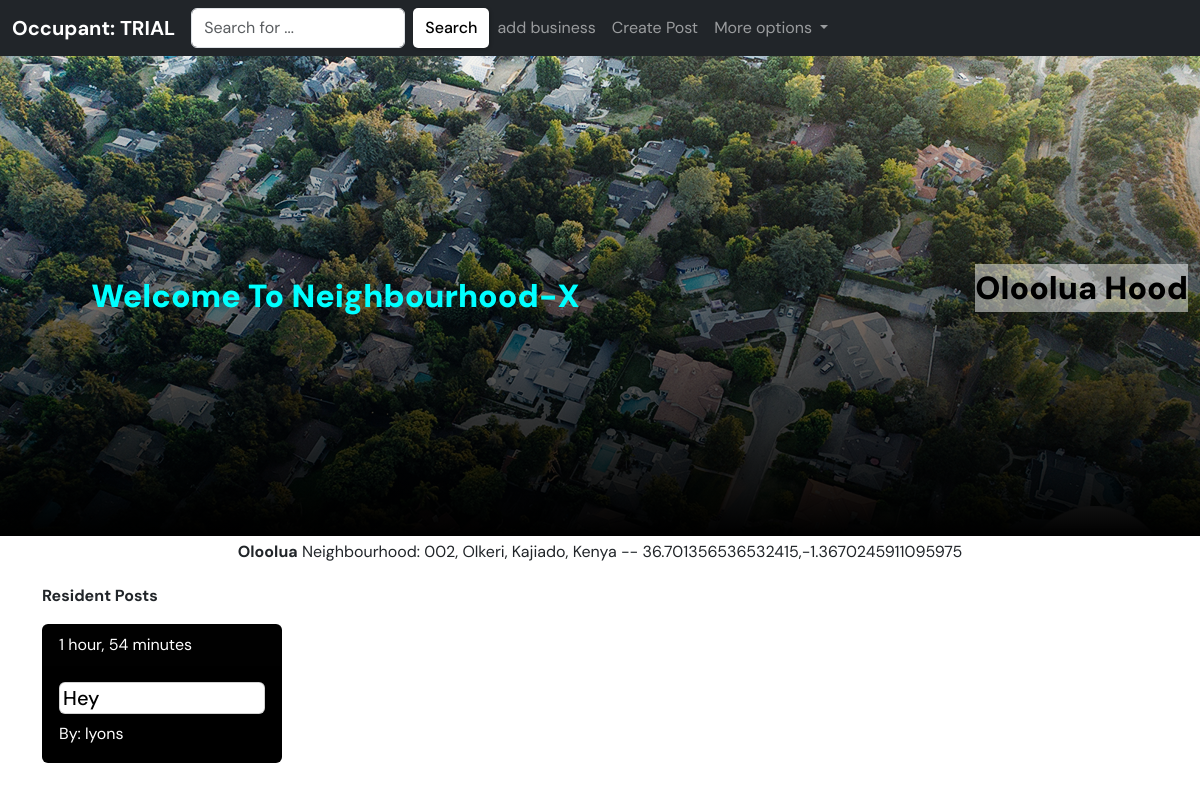
Page /resident-dashboard/ (signed in) on the earlier database version.
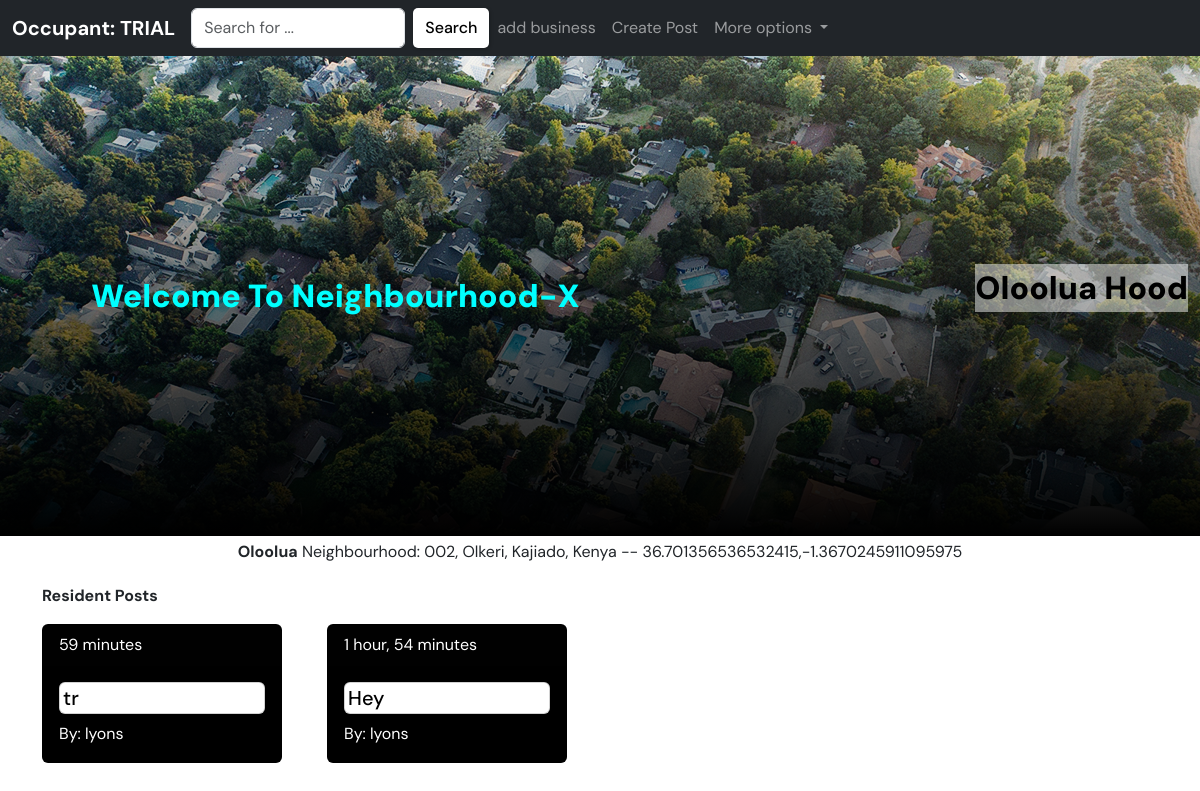
Same page on the later database version.
### neighbourhoodx/models.py (models this page shows, shortened)
class Post(models.Model):
    poster = models.ForeignKey(User, on_delete=models.SET_NULL, null=True)
    neighbourhood = models.ForeignKey(Neighbourhood, on_delete=models.CASCADE)
    body = models.TextField()
    posted = models.DateTimeField(auto_now_add=True)
    class Meta:
        verbose_name = 'Post'
        verbose_name_plural = 'Posts'
        ordering = ['-posted']

### neighbourhoodx/views.py (the view)
# urls.py: path('resident-dashboard/', views.residentDashboard, name="residentDashboard"),
@login_required(login_url='login')
def residentDashboard(request):
    user = request.user
    resident = Member.objects.get(user = user)
    get_neighbourhood = resident.neighbourhood
    if get_neighbourhood != None:
        posts = get_neighbourhood.post_set.all()
        n_long = get_neighbourhood.location[0]
        n_lat = get_neighbourhood.location[1]
        social_services = SocialServices.objects.filter(neighbourhood = get_neighbourhood)
        businesses = Business.objects.filter(neighbourhood = get_neighbourhood)
        print(social_services)
        banks = SocialServices.objects.filter(neighbourhood = get_neighbourhood, category = 'bank')
        fires = SocialServices.objects.filter(neighbourhood = get_neighbourhood, category = 'fire')
        polices = SocialServices.objects.filter(neighbourhood = get_neighbourhood, category = 'police')
        hospitals = SocialServices.objects.filter(neighbourhood = get_neighbourhood, category = 'hospital')
        print(hospitals)
        schools = SocialServices.objects.filter(neighbourhood = get_neighbourhood, category = 'school')
        m = folium.Map(location=[n_lat, n_long], zoom_start=10)
        try:
            get_home = resident.home_location
        except:
            pass
        if get_home != None:
            gh_long = get_home[0]
            gh_lat = get_home[1]
            folium.Marker([gh_lat, gh_long],
                popup=f'<p><strong>resident-name: {resident.user.username}</strong></p> <p>contact: 0708957380</p>',
                tooltip='Click here for more',
                icon=folium.Icon(color='blue', icon='pushpin',)
                ).add_to(m),
        residents = get_neighbourhood.member_set.all()
        if residents != None:
            for resident in residents:
                if resident.user == request.user:
                    pass
                else:
                    r_long = resident.home_location[0]
                    r_lat = resident.home_location[1]
                    folium.Marker([r_lat, r_long],
                        popup=f'<p><strong>resident-name: {resident.user.username}</strong></p> <p>contact: 0708957380</p>',
                        tooltip='Click here for more',
                        icon=folium.Icon(color='blue', icon='user',)
                        ).add_to(m),
        folium.Marker([n_lat, n_long],
            popup=f'<strong>{user.username}</strong> Neighbourhood <p>where you belong</p>',
            tooltip='Click here for more',
            icon=folium.Icon(icon='home', color='blue')
            ).add_to(m)
        folium.CircleMarker(
            [n_lat, n_long],
            tooltip=f'<strong>{get_neighbourhood.name}</strong> Neighbourhood',
            popup='base',
            radius = 100,
            color='blue',
            fill=True,
            fill_color='aqua'
            ).add_to(m)
        if businesses != None:
            for business in businesses:
                b_long = business.location[0]
                b_lat = business.location[1]
                folium.Marker([b_lat, b_long],
                    popup=f'<strong>{business.name}</strong>',
                    tooltip='Click here for more',
                    icon=folium.Icon(color='red', icon='shopping-cart',)
                    ).add_to(m),
        if banks != None:
            for bank in banks:
                b_long = bank.location[0]
                b_lat = bank.location[1]
                folium.Marker([b_lat, b_long],
                    popup=f'<p style="width:10rem;"><strong>Name: {bank.name}</strong></p> <span>Category: {bank.category}</span> <p>Hotline: <strong>{bank.hotline}</strong></p> ',
                    tooltip='Click here for more',
                    icon=folium.Icon(color='orange', icon='credit-card')
                    ).add_to(m),
        if fires != None:
            for fire in fires:
                f_long = fire.location[0]
                f_lat = fire.location[1]
                folium.Marker([f_lat, f_long],
                    popup=f'<p style="width:10rem;"><strong>Name: {fire.name}</strong></p> <span>Category: {fire.category}</span> <p>Hotline: <strong>{fire.hotline}</strong></p>',
                    tooltip='Click here for more',
                    icon=folium.Icon(color='red', icon='fire')
                    ).add_to(m),
        if polices != None:
            for police in polices:
                p_long = police.location[0]
                p_lat = police.location[1]
                folium.Marker([p_lat, p_long],
                    popup=f'<p style="width:10rem;"><strong>Name: {police.name}</strong></p> <span>Category: {police.category}</span> <p>Hotline: <strong>{police.hotline}</strong></p>',
                    tooltip='Click here for more',
                    icon=folium.Icon(color='black', icon='flag')
                    ).add_to(m),
        if hospitals != None:
            for hospital in hospitals:
                h_long = hospital.location[0]
                h_lat = hospital.location[1]
                folium.Marker([h_lat, h_long],
                    popup=f'<p style="width:10rem;"><strong>Name: {hospital.name}</strong></p> <span>Category: {hospital.category}</span> <p>Hotline: <strong>{hospital.hotline}</strong></p>',
                    tooltip='Click here for more',
                    icon=folium.Icon(color='purple', icon='heart')
                    ).add_to(m),
        if schools != None:
            for school in schools:
                s_long = school.location[0]
                s_lat = school.location[1]
                folium.Marker([s_lat, s_long],
                    popup=f'<p style="width:10rem;"><strong>Name: {school.name}</strong></p> <span>Category: {school.category}</span> <p>Hotline: <strong>{school.hotline}</strong></p>',
                    tooltip='Click here for more',
                    icon=folium.Icon(color='green', icon='book')
                    ).add_to(m),
    else:
        posts = None
        return redirect(loginPage)
    m = m._repr_html_() #html representation
    context = {'map': m, 'hood': get_neighbourhood, 'posts':posts}
    return render(request, 'neighbourhoodx/resident_dashboard.html', context)

### neighbourhoodx/templates/neighbourhoodx/resident_dashboard.html (shortened to what this page needs)
{% extends 'main.html' %}
{% load bootstrap5 %}
{% block content %}
{% include 'res_nav.html' %}
<div class="container-fluid admin">
    <div class="admin-blank">
        <strong class="text-center">Welcome To Neighbourhood-X</strong>
    </div>
    <div class="admin-map">
        <p class="text-center p-txt">{{hood.name}} Hood</p>
    </div>
</div>
<div class="container">
    <p class="text-center p-1"><strong>{{hood.name}}</strong> Neighbourhood: {{hood.address}} -- {{hood.location}}</p>
    <p><strong>Resident Posts</strong></p>
    <div class="row">
        {% for post in posts %}
        <div class="col-md-3">
            <div class="card text-white bg-black mb-4" style="max-width: 15rem; max-height: 9rem;">
                <div class="card-header">{{post.posted | timesince}}</div>
                <div class="card-body">
                    <h5 class="card-title card post-card">{{post.body}}</h5>
                    <p class="card-text">By: {{post.poster}}</p>
                </div>
            </div>
        </div>
        {% endfor %}
    </div>
</div>
<br>
{% endblock content %}

Differences in the rows shown:
added Post: posted "59 minutes", body "tr", poster "lyons"
